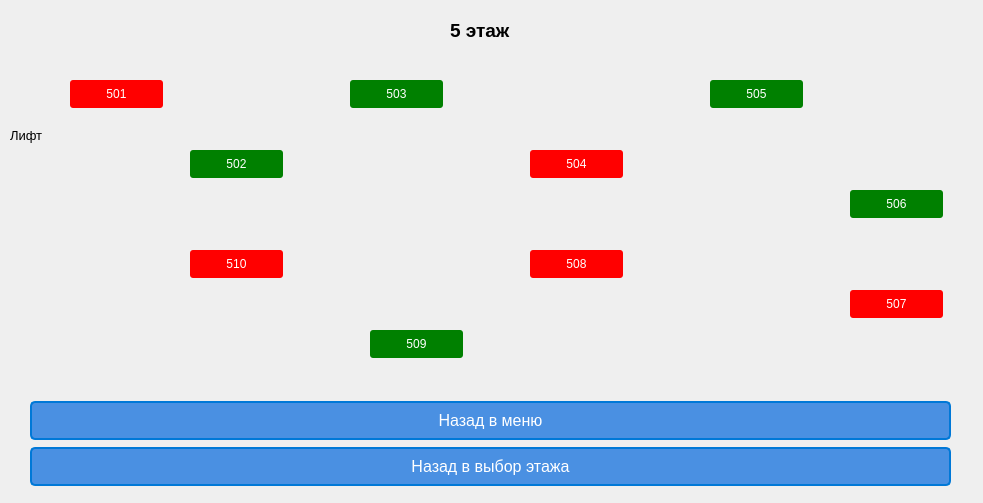
<?xml version="1.0" encoding="UTF-8"?>
<ui version="4.0">
 <class>fifthFlor</class>
 <widget class="QDialog" name="fifthFlor">
  <property name="geometry">
   <rect>
    <x>0</x>
    <y>0</y>
    <width>983</width>
    <height>503</height>
   </rect>
  </property>
  <property name="windowTitle">
   <string>Dialog</string>
  </property>
  <widget class="QLabel" name="label">
   <property name="geometry">
    <rect>
     <x>450</x>
     <y>10</y>
     <width>161</width>
     <height>41</height>
    </rect>
   </property>
   <property name="font">
    <font>
     <pointsize>14</pointsize>
     <weight>75</weight>
     <bold>true</bold>
    </font>
   </property>
   <property name="text">
    <string>5 этаж</string>
   </property>
  </widget>
  <widget class="QPushButton" name="pushButton">
   <property name="geometry">
    <rect>
     <x>70</x>
     <y>80</y>
     <width>93</width>
     <height>28</height>
    </rect>
   </property>
   <property name="styleSheet">
    <string notr="true">QPushButton {
    background-color: red;
    color: white;
    padding: 5px 10px;
    border-radius: 3px;
    border: none;
}

QPushButton:hover {
    background-color: darkred;
}</string>
   </property>
   <property name="text">
    <string>501</string>
   </property>
  </widget>
  <widget class="QPushButton" name="pushButton_2">
   <property name="geometry">
    <rect>
     <x>190</x>
     <y>150</y>
     <width>93</width>
     <height>28</height>
    </rect>
   </property>
   <property name="styleSheet">
    <string notr="true">QPushButton {
    background-color: green;
    color: white;
    padding: 5px 10px;
    border-radius: 3px;
    border: none;
}

QPushButton:hover {
    background-color: darkgreen;
}</string>
   </property>
   <property name="text">
    <string>502</string>
   </property>
  </widget>
  <widget class="QPushButton" name="pushButton_3">
   <property name="geometry">
    <rect>
     <x>350</x>
     <y>80</y>
     <width>93</width>
     <height>28</height>
    </rect>
   </property>
   <property name="styleSheet">
    <string notr="true">QPushButton {
    background-color: green;
    color: white;
    padding: 5px 10px;
    border-radius: 3px;
    border: none;
}

QPushButton:hover {
    background-color: darkgreen;
}</string>
   </property>
   <property name="text">
    <string>503</string>
   </property>
  </widget>
  <widget class="QPushButton" name="pushButton_4">
   <property name="geometry">
    <rect>
     <x>530</x>
     <y>150</y>
     <width>93</width>
     <height>28</height>
    </rect>
   </property>
   <property name="styleSheet">
    <string notr="true">QPushButton {
    background-color: red;
    color: white;
    padding: 5px 10px;
    border-radius: 3px;
    border: none;
}

QPushButton:hover {
    background-color: darkred;
}</string>
   </property>
   <property name="text">
    <string>504</string>
   </property>
  </widget>
  <widget class="QPushButton" name="pushButton_5">
   <property name="geometry">
    <rect>
     <x>710</x>
     <y>80</y>
     <width>93</width>
     <height>28</height>
    </rect>
   </property>
   <property name="styleSheet">
    <string notr="true">QPushButton {
    background-color: green;
    color: white;
    padding: 5px 10px;
    border-radius: 3px;
    border: none;
}

QPushButton:hover {
    background-color: darkgreen;
}</string>
   </property>
   <property name="text">
    <string>505</string>
   </property>
  </widget>
  <widget class="QPushButton" name="pushButton_6">
   <property name="geometry">
    <rect>
     <x>530</x>
     <y>250</y>
     <width>93</width>
     <height>28</height>
    </rect>
   </property>
   <property name="styleSheet">
    <string notr="true">QPushButton {
    background-color: red;
    color: white;
    padding: 5px 10px;
    border-radius: 3px;
    border: none;
}

QPushButton:hover {
    background-color: darkred;
}</string>
   </property>
   <property name="text">
    <string>508</string>
   </property>
  </widget>
  <widget class="QPushButton" name="pushButton_7">
   <property name="geometry">
    <rect>
     <x>850</x>
     <y>190</y>
     <width>93</width>
     <height>28</height>
    </rect>
   </property>
   <property name="styleSheet">
    <string notr="true">QPushButton {
    background-color: green;
    color: white;
    padding: 5px 10px;
    border-radius: 3px;
    border: none;
}

QPushButton:hover {
    background-color: darkgreen;
}</string>
   </property>
   <property name="text">
    <string>506</string>
   </property>
  </widget>
  <widget class="QPushButton" name="pushButton_8">
   <property name="geometry">
    <rect>
     <x>370</x>
     <y>330</y>
     <width>93</width>
     <height>28</height>
    </rect>
   </property>
   <property name="styleSheet">
    <string notr="true">QPushButton {
    background-color: green;
    color: white;
    padding: 5px 10px;
    border-radius: 3px;
    border: none;
}

QPushButton:hover {
    background-color: darkgreen;
}</string>
   </property>
   <property name="text">
    <string>509</string>
   </property>
  </widget>
  <widget class="QPushButton" name="pushButton_9">
   <property name="geometry">
    <rect>
     <x>850</x>
     <y>290</y>
     <width>93</width>
     <height>28</height>
    </rect>
   </property>
   <property name="styleSheet">
    <string notr="true">QPushButton {
    background-color: red;
    color: white;
    padding: 5px 10px;
    border-radius: 3px;
    border: none;
}

QPushButton:hover {
    background-color: darkred;
}</string>
   </property>
   <property name="text">
    <string>507</string>
   </property>
  </widget>
  <widget class="QPushButton" name="pushButton_10">
   <property name="geometry">
    <rect>
     <x>190</x>
     <y>250</y>
     <width>93</width>
     <height>28</height>
    </rect>
   </property>
   <property name="styleSheet">
    <string notr="true">QPushButton {
    background-color: red;
    color: white;
    padding: 5px 10px;
    border-radius: 3px;
    border: none;
}

QPushButton:hover {
    background-color: darkred;
}</string>
   </property>
   <property name="text">
    <string>510</string>
   </property>
  </widget>
  <widget class="QLabel" name="label_2">
   <property name="geometry">
    <rect>
     <x>10</x>
     <y>120</y>
     <width>55</width>
     <height>31</height>
    </rect>
   </property>
   <property name="font">
    <font>
     <pointsize>10</pointsize>
    </font>
   </property>
   <property name="text">
    <string>Лифт</string>
   </property>
  </widget>
  <widget class="QWidget" name="layoutWidget">
   <property name="geometry">
    <rect>
     <x>30</x>
     <y>400</y>
     <width>921</width>
     <height>87</height>
    </rect>
   </property>
   <layout class="QVBoxLayout" name="verticalLayout">
    <item>
     <widget class="QPushButton" name="pushButton_11">
      <property name="styleSheet">
       <string notr="true">QPushButton {
    background-color: #4a90e2; /* Синий цвет */
    border-style: solid;
    border-color: #0078d7; /* Цвет рамки */
    border-width: 2px;
    border-radius: 5px; /* Закругленные углы */
    color: white; /* Цвет текста */
    font-size: 16px; /* Размер текста */
    padding: 8px 16px; /* Отступы внутри кнопки */
}

QPushButton:hover {
    background-color: #357ae8; /* Измененный цвет при наведении */
    border-color: #0056b3; /* Измененный цвет рамки при наведении */
}

QPushButton:pressed {
    background-color: #2f5bb7; /* Измененный цвет при нажатии */
    border-color: #002d5a; /* Измененный цвет рамки при нажатии */
}

</string>
      </property>
      <property name="text">
       <string>Назад в меню</string>
      </property>
     </widget>
    </item>
    <item>
     <widget class="QPushButton" name="pushButton_12">
      <property name="styleSheet">
       <string notr="true">QPushButton {
    background-color: #4a90e2; /* Синий цвет */
    border-style: solid;
    border-color: #0078d7; /* Цвет рамки */
    border-width: 2px;
    border-radius: 5px; /* Закругленные углы */
    color: white; /* Цвет текста */
    font-size: 16px; /* Размер текста */
    padding: 8px 16px; /* Отступы внутри кнопки */
}

QPushButton:hover {
    background-color: #357ae8; /* Измененный цвет при наведении */
    border-color: #0056b3; /* Измененный цвет рамки при наведении */
}

QPushButton:pressed {
    background-color: #2f5bb7; /* Измененный цвет при нажатии */
    border-color: #002d5a; /* Измененный цвет рамки при нажатии */
}
</string>
      </property>
      <property name="text">
       <string>Назад в выбор этажа</string>
      </property>
     </widget>
    </item>
   </layout>
  </widget>
 </widget>
 <resources/>
 <connections/>
</ui>
